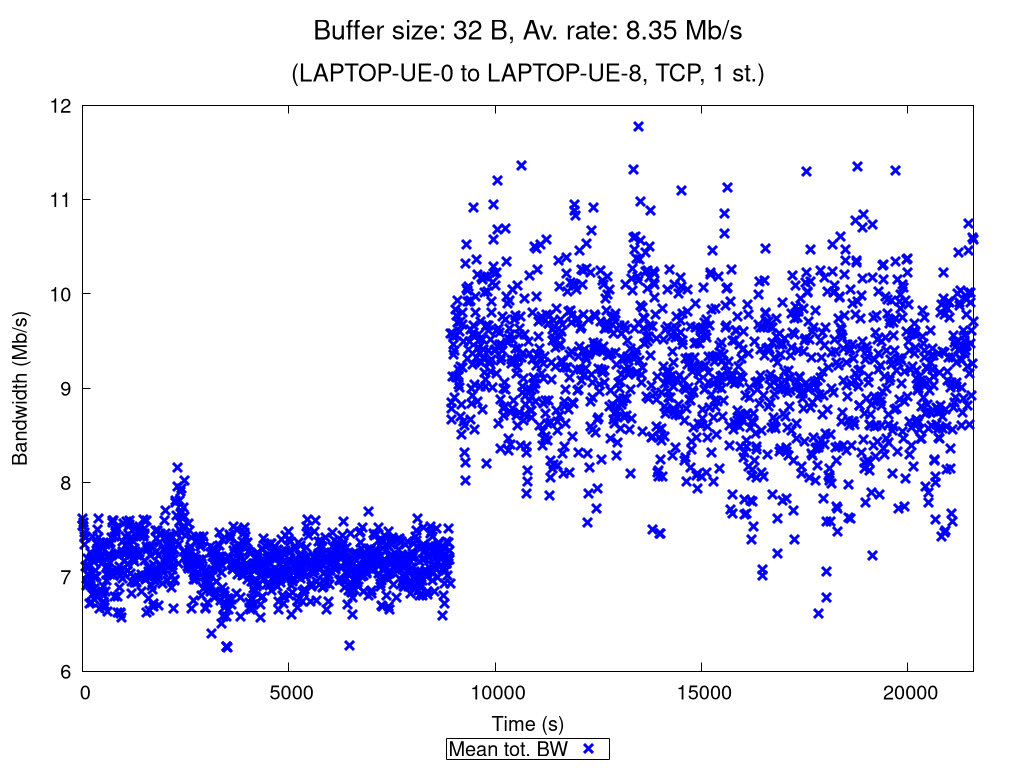

The script that saved this image:
set terminal pngcairo nocrop enhanced size 1024,768 font "Verdana,15"
set output "TCP_1_st_2020_12_05_00-21-22_one2two_00032B.png"

set title "{/=20 Buffer size: 32 B, Av. rate: 8.35 Mb/s}\n\n{/=18 (LAPTOP-UE-0 to LAPTOP-UE-8, TCP, 1 st.)}"

set xlabel "Time (s)"
set ylabel "Bandwidth (Mb/s)"
set ytics nomirror
set key bmargin center horizontal box samplen 1 width -1
set bmargin 4.6
set rmargin 4.5

rf = 1000000.0  # rate factor
set style fill transparent solid 0.2 noborder
set autoscale xfix
plot "TCP_1_st_2020_12_05_00-21-22_one2two_00032B_iperf_processed.dat" using 1:($2/rf-$3/rf):($2/rf+$3/rf) with filledcurves lc rgb "blue" notitle, \
     "" using 1:($2/rf) with points pt 2 ps 1.5 lw 3 lc rgb "blue" title "Mean tot. BW", \
